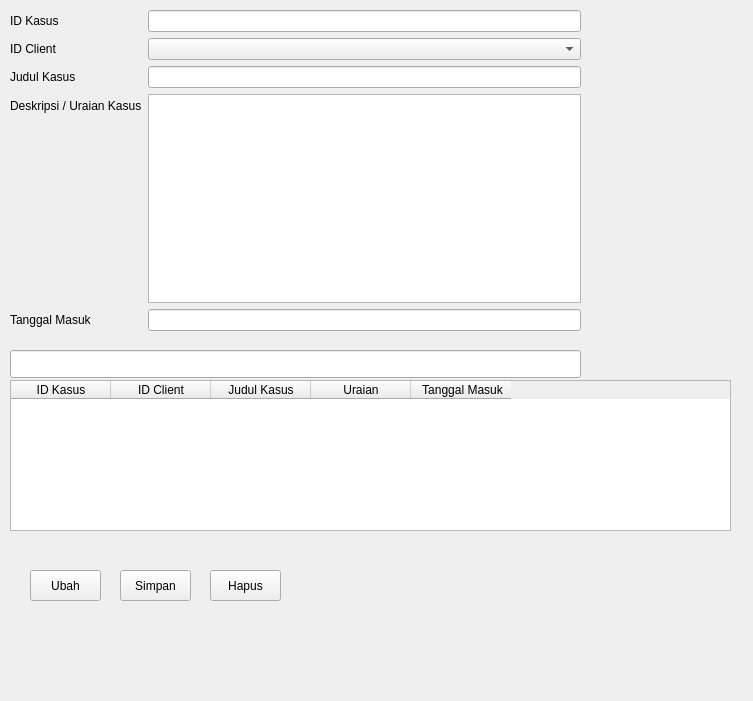
<?xml version="1.0" encoding="UTF-8"?>
<ui version="4.0">
 <class>Form</class>
 <widget class="QWidget" name="Form">
  <property name="geometry">
   <rect>
    <x>0</x>
    <y>0</y>
    <width>753</width>
    <height>701</height>
   </rect>
  </property>
  <property name="windowTitle">
   <string>Form</string>
  </property>
  <widget class="QPushButton" name="btnUbah">
   <property name="geometry">
    <rect>
     <x>30</x>
     <y>570</y>
     <width>71</width>
     <height>31</height>
    </rect>
   </property>
   <property name="text">
    <string>Ubah</string>
   </property>
  </widget>
  <widget class="QPushButton" name="btnSimpan">
   <property name="geometry">
    <rect>
     <x>120</x>
     <y>570</y>
     <width>71</width>
     <height>31</height>
    </rect>
   </property>
   <property name="text">
    <string>Simpan</string>
   </property>
  </widget>
  <widget class="QWidget" name="formLayoutWidget">
   <property name="geometry">
    <rect>
     <x>10</x>
     <y>10</y>
     <width>571</width>
     <height>321</height>
    </rect>
   </property>
   <layout class="QFormLayout" name="formLayout">
    <item row="0" column="0">
     <widget class="QLabel" name="iDAnggotaLabel">
      <property name="text">
       <string>ID Kasus</string>
      </property>
     </widget>
    </item>
    <item row="0" column="1">
     <widget class="QLineEdit" name="editID"/>
    </item>
    <item row="1" column="0">
     <widget class="QLabel" name="namaAnggotaLabel">
      <property name="text">
       <string>ID Client</string>
      </property>
     </widget>
    </item>
    <item row="2" column="0">
     <widget class="QLabel" name="statusLabel">
      <property name="text">
       <string>Judul Kasus</string>
      </property>
     </widget>
    </item>
    <item row="2" column="1">
     <widget class="QLineEdit" name="editJudul"/>
    </item>
    <item row="3" column="0">
     <widget class="QLabel" name="telpLabel">
      <property name="text">
       <string>Deskripsi / Uraian Kasus</string>
      </property>
     </widget>
    </item>
    <item row="4" column="0">
     <widget class="QLabel" name="emailLabel">
      <property name="text">
       <string>Tanggal Masuk</string>
      </property>
     </widget>
    </item>
    <item row="4" column="1">
     <widget class="QLineEdit" name="editTanggal"/>
    </item>
    <item row="3" column="1">
     <widget class="QTextEdit" name="editUraian"/>
    </item>
    <item row="1" column="1">
     <widget class="QComboBox" name="comboClient"/>
    </item>
   </layout>
  </widget>
  <widget class="QPushButton" name="btnHapus">
   <property name="geometry">
    <rect>
     <x>210</x>
     <y>570</y>
     <width>71</width>
     <height>31</height>
    </rect>
   </property>
   <property name="text">
    <string>Hapus</string>
   </property>
  </widget>
  <widget class="QTableWidget" name="tabelKasus">
   <property name="geometry">
    <rect>
     <x>10</x>
     <y>380</y>
     <width>721</width>
     <height>151</height>
    </rect>
   </property>
   <column>
    <property name="text">
     <string>ID Kasus</string>
    </property>
   </column>
   <column>
    <property name="text">
     <string>ID Client</string>
    </property>
   </column>
   <column>
    <property name="text">
     <string>Judul Kasus</string>
    </property>
   </column>
   <column>
    <property name="text">
     <string>Uraian</string>
    </property>
   </column>
   <column>
    <property name="text">
     <string> Tanggal Masuk</string>
    </property>
   </column>
  </widget>
  <widget class="QLineEdit" name="editCari">
   <property name="geometry">
    <rect>
     <x>10</x>
     <y>350</y>
     <width>571</width>
     <height>28</height>
    </rect>
   </property>
  </widget>
 </widget>
 <resources/>
 <connections/>
</ui>
